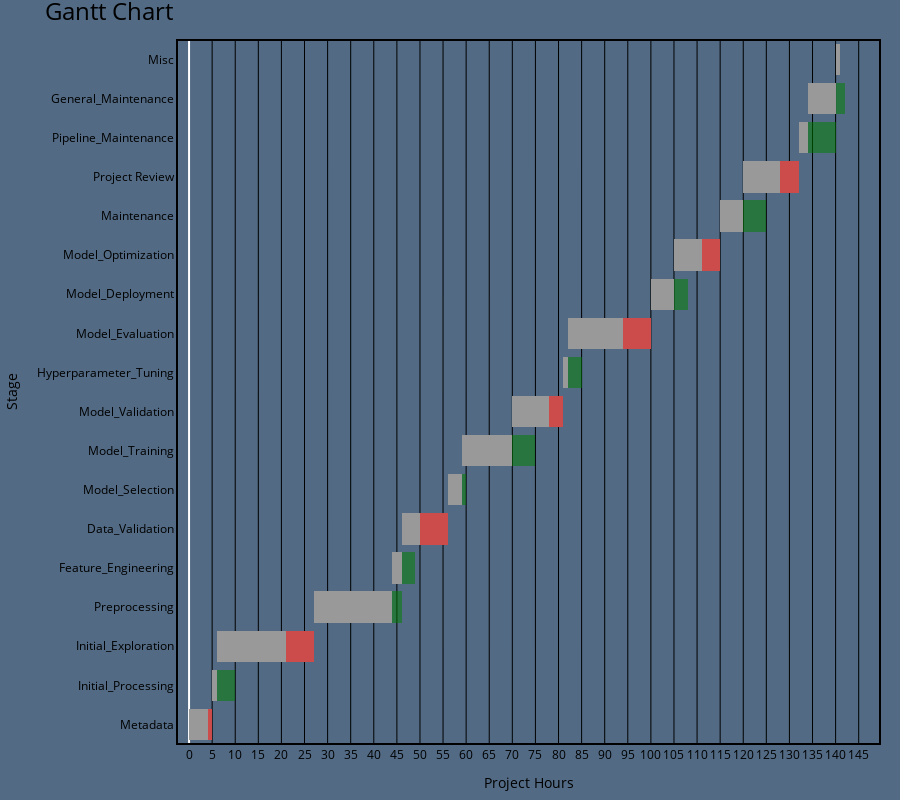

The notebook cell saved with this chart:
### Markdown cell above
---

### Code cell
df = gantt_input_data(stage_list, 
                      start_dates, 
                      end_dates, 
                      suggested_end_hours,
                      completion_hour
                      )

create_gantt_chart(df)

### Figure 1 — Plotly figure (JSON) as saved in the notebook; plotly's stock layout.template omitted (floating-point values rounded to 4 significant figures)
{"data": [{"base": [0, 5, 6, 27, 44, 46, 56, 59, 70, 81, 82, 100, 105, 115, 120, 132, 134, 140], "marker": {"color": "rgb(153,153,153)", "line": {"color": "rgba(0,0,0,0)"}}, "name": "Hours Spent", "orientation": "h", "type": "bar", "x": [5, 1, 21, 17, 2, 10, 3, 11, 11, 1, 18, 5, 10, 5, 12, 2, 6, 1], "y": ["Metadata", "Initial_Processing", "Initial_Exploration", "Preprocessing", "Feature_Engineering", "Data_Validation", "Model_Selection", "Model_Training", "Model_Validation", "Hyperparameter_Tuning", "Model_Evaluation", "Model_Deployment", "Model_Optimization", "Maintenance", "Project Review", "Pipeline_Maintenance", "General_Maintenance", "Misc"]}, {"base": [4, 10, 21, 46, 49, 50, 60, 75, 78, 85, 94, 108, 111, 125, 128, 140, 142, null], "marker": {"color": "red", "line": {"color": "rgba(0,0,0,0)"}, "opacity": 0.5}, "name": "Exceeded Hours", "orientation": "h", "type": "bar", "x": [1, 0, 6, 0, 0, 6, 0, 0, 3, 0, 6, 0, 4, 0, 4, 0, 0, 0], "y": ["Metadata", "Initial_Processing", "Initial_Exploration", "Preprocessing", "Feature_Engineering", "Data_Validation", "Model_Selection", "Model_Training", "Model_Validation", "Hyperparameter_Tuning", "Model_Evaluation", "Model_Deployment", "Model_Optimization", "Maintenance", "Project Review", "Pipeline_Maintenance", "General_Maintenance", "Misc"]}, {"base": [5, 6, 27, 44, 46, 56, 59, 70, 81, 82, 100, 105, 115, 120, 132, 134, 140, 141], "marker": {"color": "green", "line": {"color": "rgba(0,0,0,0)"}, "opacity": 0.5}, "name": "Finished Early", "orientation": "h", "type": "bar", "x": [0, 4, 0, 2, 3, 0, 1, 5, 0, 3, 0, 3, 0, 5, 0, 6, 2, 0], "y": ["Metadata", "Initial_Processing", "Initial_Exploration", "Preprocessing", "Feature_Engineering", "Data_Validation", "Model_Selection", "Model_Training", "Model_Validation", "Hyperparameter_Tuning", "Model_Evaluation", "Model_Deployment", "Model_Optimization", "Maintenance", "Project Review", "Pipeline_Maintenance", "General_Maintenance", "Misc"]}], "layout": {"barmode": "stack", "height": 800, "hovermode": "closest", "margin": {"b": 20, "l": 20, "r": 20, "t": 40}, "paper_bgcolor": "rgb(82, 106, 131)", "plot_bgcolor": "rgb(82, 106, 131)", "shapes": [{"line": {"color": "black", "width": 2}, "type": "rect", "x0": 0, "x1": 1, "xref": "paper", "y0": 0, "y1": 1, "yref": "paper"}], "showlegend": false, "title": {"font": {"color": "black", "size": 24}, "text": "Gantt Chart"}, "xaxis": {"dtick": 5, "gridcolor": "black", "linecolor": "black", "linewidth": 1, "showgrid": true, "showline": true, "tickfont": {"color": "black"}, "tickmode": "linear", "title": {"font": {"color": "black"}, "text": "Project Hours"}}, "yaxis": {"linecolor": "grey", "linewidth": 1, "showgrid": false, "showline": true, "tickfont": {"color": "black"}, "title": {"font": {"color": "black"}, "text": "Stage"}}}}
